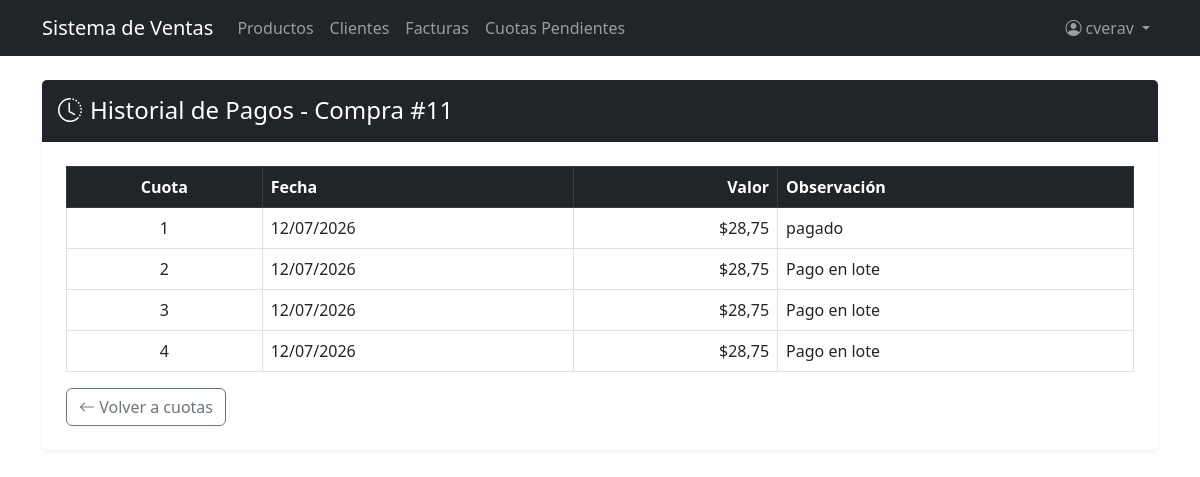
Screenshot of /creditos-compras/compra/11/pagos/ (signed in) with the database file from the repository.
### purchasing/models.py (models this page shows, shortened)
class Purchase(models.Model):
    supplier = models.ForeignKey(
        Supplier, on_delete=models.PROTECT, related_name='purchases',
        verbose_name='Proveedor'
    )
    document_number = models.CharField(
        max_length=20, verbose_name='Supplier Invoice No.'
    )
    purchase_date = models.DateTimeField(auto_now_add=True)
    subtotal = models.DecimalField(max_digits=12, decimal_places=2, default=0)
    tax = models.DecimalField(max_digits=12, decimal_places=2, default=0, verbose_name='Impuesto')
    total = models.DecimalField(max_digits=12, decimal_places=2, default=0)
    is_active = models.BooleanField(default=True)
    tipo_pago = models.CharField(
        max_length=10,
        choices=[("CONTADO", "CONTADO"), ("CREDITO", "CREDITO")],
        default="CONTADO",
        verbose_name="Tipo de pago",
    )
    saldo = models.DecimalField(max_digits=12, decimal_places=2, default=0)
    estado = models.CharField(
        max_length=15,
        choices=[("PENDIENTE", "PENDIENTE"), ("PAGADA", "PAGADA")],
        default="PENDIENTE",
    )
    class Meta:
        verbose_name = 'Purchase'
        verbose_name_plural = 'Purchases'
        ordering = ['-purchase_date']
        constraints = [
            models.UniqueConstraint(
                fields=['supplier', 'document_number'],
                name='unique_supplier_document'
            )
        ]

### creditos_compras/models.py (models this page shows, shortened)
class PagoCuotaCompra(models.Model):
    cuota = models.ForeignKey(CuotaCompra, on_delete=models.PROTECT, related_name='pagos')
    fecha = models.DateField()
    valor = models.DecimalField(max_digits=10, decimal_places=2)
    observacion = models.TextField(blank=True)

class CuotaCompra(models.Model):
    compra = models.ForeignKey(Purchase, on_delete=models.PROTECT, related_name='cuotas')
    numero = models.PositiveIntegerField()
    fecha_vencimiento = models.DateField()
    valor = models.DecimalField(max_digits=10, decimal_places=2)
    saldo = models.DecimalField(max_digits=10, decimal_places=2)
    estado = models.CharField(max_length=15, choices=[("PENDIENTE", "PENDIENTE"), ("PAGADA", "PAGADA")], default="PENDIENTE")
    class Meta:
        ordering = ['compra', 'numero']
        constraints = [
            models.UniqueConstraint(fields=['compra', 'numero'], name='unique_cuota_numero_por_compra')
        ]

### creditos_compras/views.py (the view)
# urls.py: path('compra/<int:pk>/pagos/', views.HistorialPagosCompraView.as_view(), name='historial_pagos_compra'),
class HistorialPagosCompraView(LoginRequiredMixin, ListView):
    model = PagoCuotaCompra
    template_name = 'creditos_compras/historial_pagos.html'
    context_object_name = 'pagos'
    def get_queryset(self):
        self.compra = get_object_or_404(Purchase, pk=self.kwargs['pk'])
        return (
            PagoCuotaCompra.objects
            .filter(cuota__compra=self.compra)
            .select_related('cuota')
            .order_by('cuota__numero', '-fecha')
        )
    def get_context_data(self, **kwargs):
        ctx = super().get_context_data(**kwargs)
        ctx['compra'] = self.compra
        ctx['cuota'] = None
        return ctx

### security/templatetags/security_tags.py (called while the page is built)
@register.filter(name='role_badge_class')
def role_badge_class(role_name):
    return ROLE_BADGE_CLASSES.get(role_name, 'bg-secondary')

@register.filter(name='has_group')
def has_group(user, group_name):
    if not user.is_authenticated:
        return False
    if user.is_superuser:      # el superusuario ve todo
        return True
    return user.groups.filter(name=group_name).exists()

### creditos_compras/templates/creditos_compras/historial_pagos.html (shortened to what this page needs)
{% extends 'billing/base.html' %}
{% block content %}
<div class="card shadow-sm border-0">
  <div class="card-header bg-dark text-white py-3">
    <h4 class="mb-0 d-flex align-items-center gap-2">
      <i class="bi bi-clock-history"></i>
      {% if cuota %}Historial de Pagos - Cuota {{ cuota.numero }} (Compra #{{ compra.id }})
      {% else %}Historial de Pagos - Compra #{{ compra.id }}{% endif %}
    </h4>
  </div>
  <div class="card-body p-4">
    <div class="table-responsive">
      <table class="table table-bordered align-middle">
        <thead class="table-dark">
          <tr>
            {% if not cuota %}<th class="text-center">Cuota</th>{% endif %}
            <th>Fecha</th>
            <th class="text-end">Valor</th>
            <th>Observación</th>
          </tr>
        </thead>
        <tbody>
          {% for pago in pagos %}
          <tr>
            {% if not cuota %}<td class="text-center">{{ pago.cuota.numero }}</td>{% endif %}
            <td>
              {{ pago.fecha|date:"d/m/Y" }}
            </td>
            <td class="text-end">${{ pago.valor }}</td>
            <td>{{ pago.observacion|default:"—" }}</td>
          </tr>
          {% empty %}
          <tr><td colspan="{% if cuota %}3{% else %}4{% endif %}" class="text-center text-muted py-3">Sin pagos registrados.</td></tr>
          {% endfor %}
        </tbody>
      </table>
    </div>
    <a href="{% url 'creditos_compras:cuotas_compra' compra.pk %}" class="btn btn-outline-secondary">
      <i class="bi bi-arrow-left"></i> Volver a cuotas
    </a>
  </div>
</div>
{% endblock %}

### billing/templates/billing/base.html (shortened to what this page needs)
{% load security_tags %}
<!DOCTYPE html>
<html lang="es">
<head>
  <link href="https://cdn.jsdelivr.net/npm/bootstrap@5.3.0/dist/css/bootstrap.min.css" rel="stylesheet">
  <link href="https://cdn.jsdelivr.net/npm/bootstrap-icons@1.11.3/font/bootstrap-icons.min.css" rel="stylesheet">
</head>
<body>
<nav class="navbar navbar-expand-lg navbar-dark bg-dark">
  <div class="container">
    <a class="navbar-brand" href="{% url 'billing:home' %}">Sistema de Ventas</a>
    <div class="collapse navbar-collapse" id="nav">
      <ul class="navbar-nav me-auto">
        {% if user.is_authenticated %}
        {% if perms.billing.view_product %}
        <li class="nav-item"><a class="nav-link" href="{% url 'billing:product_list' %}">Productos</a></li>
        {% endif %}
        {% if perms.billing.view_customer %}
        <li class="nav-item"><a class="nav-link" href="{% url 'billing:customer_list' %}">Clientes</a></li>
        {% endif %}
        {% if perms.billing.view_invoice %}
        <li class="nav-item"><a class="nav-link" href="{% url 'billing:invoice_list' %}">Facturas</a></li>
        <li class="nav-item"><a class="nav-link" href="{% url 'creditos_ventas:cuotas_pendientes' %}">Cuotas Pendientes</a></li>
        {% endif %}
        {% endif %}
      </ul>
      <ul class="navbar-nav">
        {% if user.is_authenticated %}
        {% with role=user.groups.first %}
        <li class="nav-item dropdown">
          <a class="nav-link dropdown-toggle" href="#" data-bs-toggle="dropdown">
            <i class="bi bi-person-circle me-1"></i>{{ user.username }}
          </a>
        </li>
        {% endwith %}
        {% else %}
        <li class="nav-item">
          <a class="nav-link" href="{% url 'security:login' %}">Login</a>
        </li>
        {% endif %}
      </ul>
    </div>
  </div>
</nav>
<div class="container mt-4">
  {% block content %}
  {% endblock %}
</div>
</body>
</html>

### rows the page displays
Purchase: id "11"
PagoCuotaCompra: cuota.numero "1", fecha "12/07/2026", valor "28,75", observacion "pagado"
PagoCuotaCompra: cuota.numero "2", fecha "12/07/2026", valor "28,75", observacion "Pago en lote"
PagoCuotaCompra: cuota.numero "3", fecha "12/07/2026", valor "28,75", observacion "Pago en lote"
PagoCuotaCompra: cuota.numero "4", fecha "12/07/2026", valor "28,75", observacion "Pago en lote"

### other values shown
{{ user.username }} "cverav"
